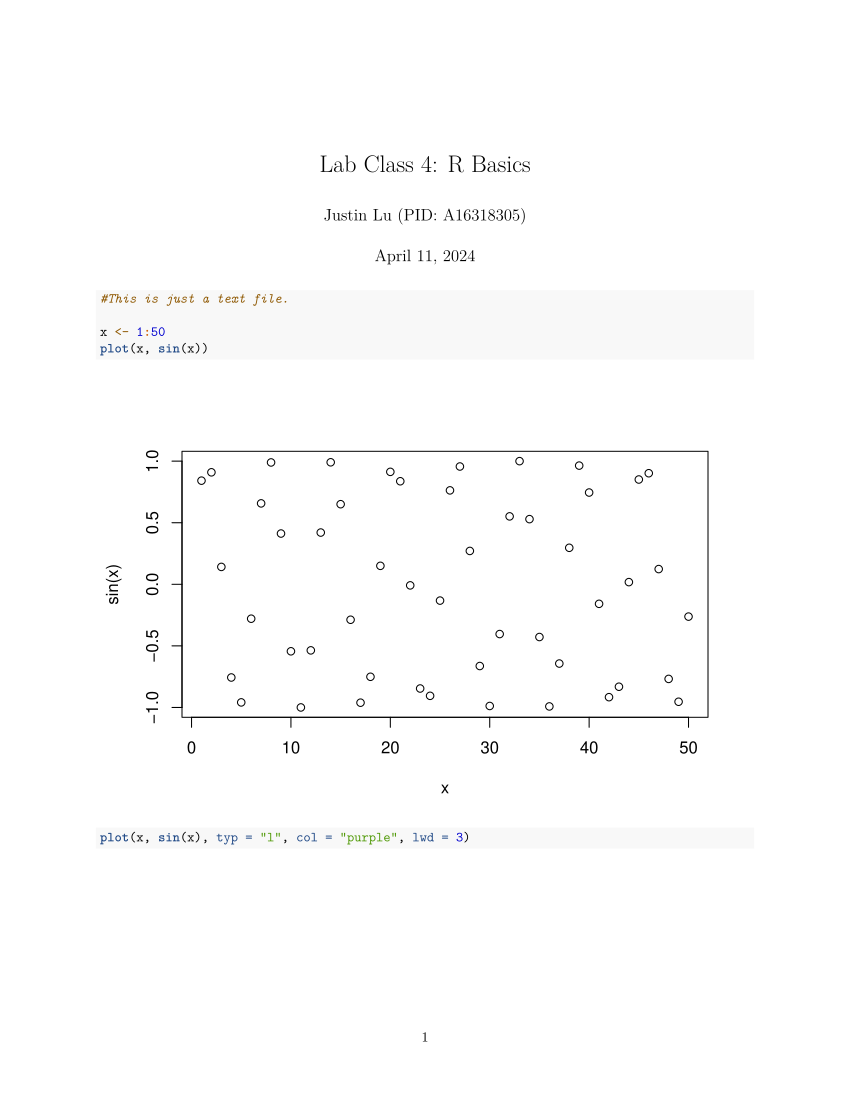

R code for this plot:
#' ---
#' title: "Lab Class 4: R Basics"
#' author: "Justin Lu (PID: A16318305)"
#' date: "April 11, 2024"
#' ---

#This is just a text file. 

x <- 1:50
plot(x, sin(x))
plot(x, sin(x), typ = "l", col = "purple", lwd = 3)
